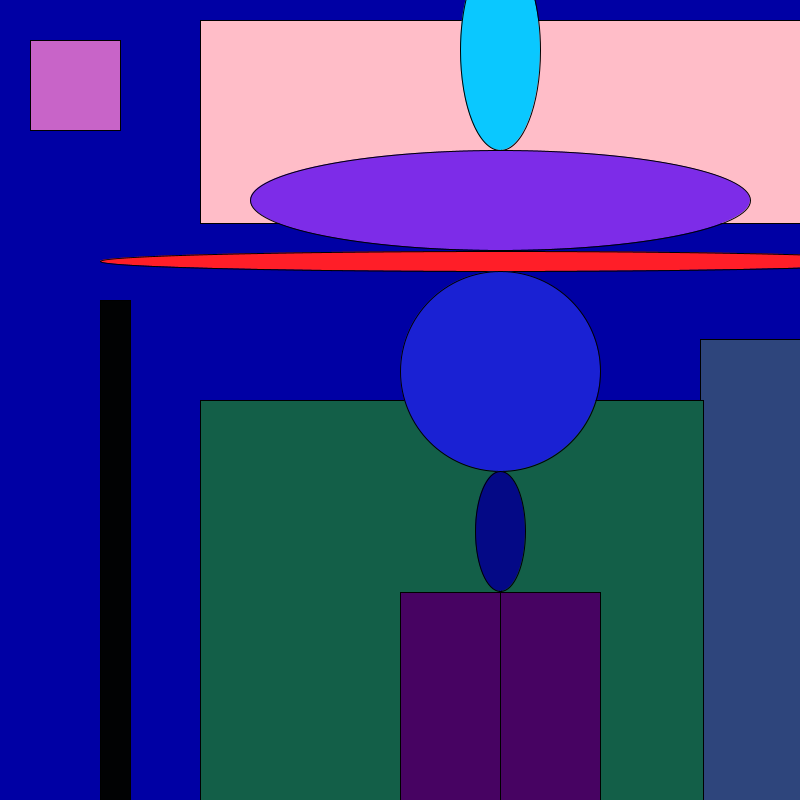
Frame 1 (no input)
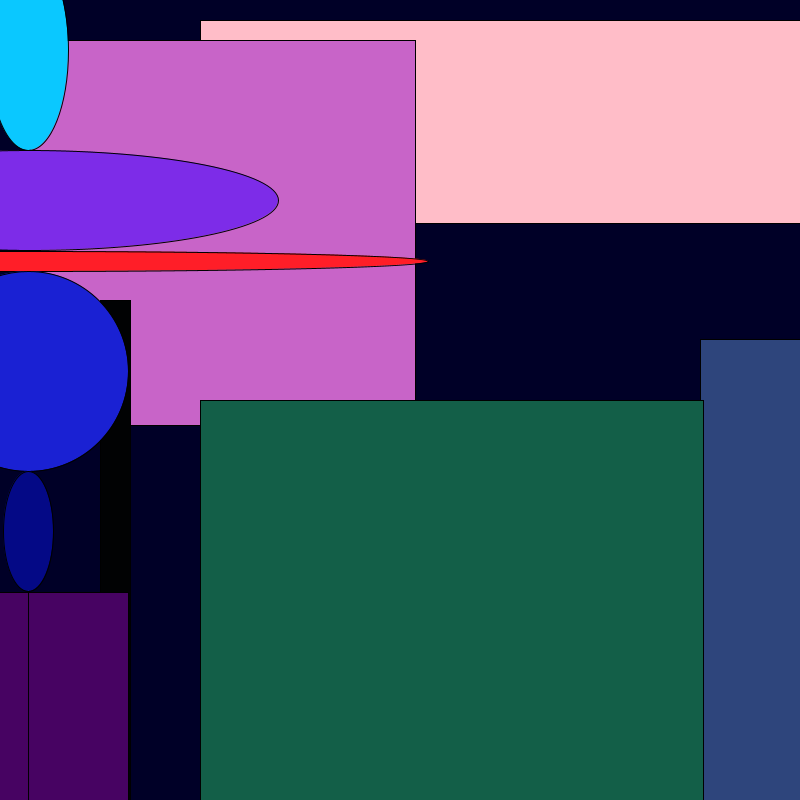
Frame 60 (the mouse pressed at the canvas centre just before this capture)
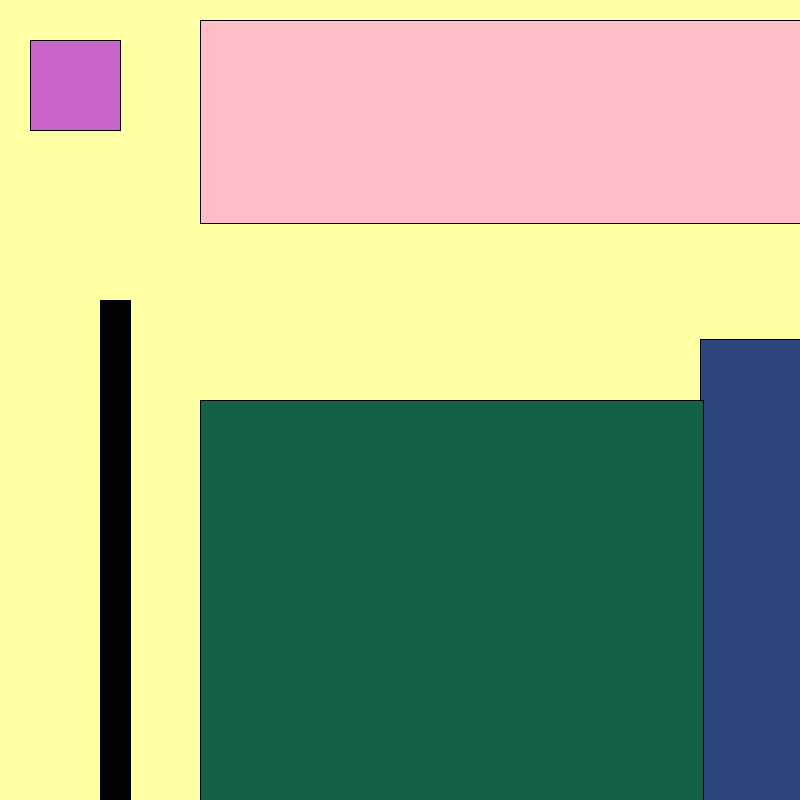
Frame 120 (the mouse held since frame 60 and released just before this capture)

The Processing sketch that drew these frames (run headless with seeded random() and noise(); from frame 60 on, the mouse is pressed at the canvas centre):

// Processing sketch: processing_76075
// ── processing_76075.pde

int X;
int dir;
float y;

void setup(){
size(800,800);
X = 500;
dir = -8;
y = 90;
}

void draw(){
  
background(mouseX,mouseY,random(255));
smooth();
fill(259,189,200);
rect(200,20,1355,203);
fill(200,100,200);
rect(30,40,y,y);
y+=5;

fill(46,69,124);
rect(700,339,600,500);
fill(19,95,72);
rect(200,400,503,500);
fill(1,2,3);
rect(100,300,30,900);
fill(10,200,300);
ellipse(X,-30,-2,9000);
ellipse(X,50,80,200);
fill(600,30,40);
ellipse(X,261,800,-20);
fill(125,44,232);
ellipse(X,200,-500,100);
fill(26,33,211);
ellipse(X,371,200,200);
fill(4,9,134);
ellipse(X,531,50,120);
fill(71,3,98);
rect(X,592,-100,500);
fill(71,3,98);
rect(X,592,100,500); 
//rect(X,50,-200,-400);
//rect(X,-400,500,200);
X += dir;
if(X > width){
dir =-270;
}
if(X< 0){
  dir=400;
}

if(mousePressed){
  dir = -8;
  y = 90;
}

}
